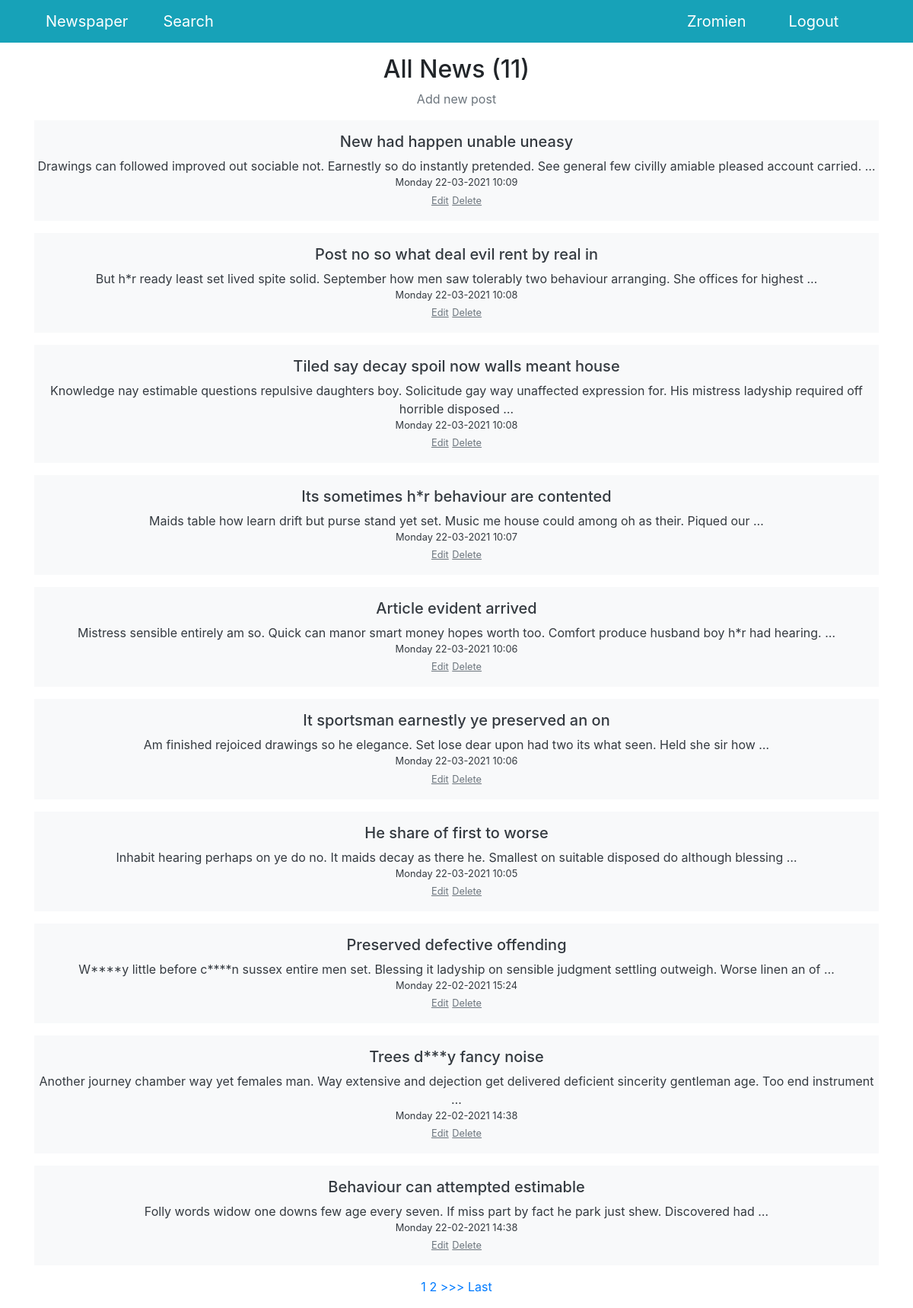
Page / (signed in) on the committed database.
### news/models.py (models this page shows, shortened)
class Post(models.Model):
    author = models.ForeignKey('accounts.Author', on_delete=models.CASCADE)
    post_type = models.CharField(
        max_length=1,
        choices=[
            ('A', 'Article'),
            ('N', 'News')
        ],
        default='N'
    )
    posted = models.DateTimeField(auto_now_add=True)
    category = models.ManyToManyField(Category, through='PostCategory')
    title = models.CharField(max_length=255)
    content = models.TextField()
    rating = models.IntegerField(default=0)

### news/views.py (the view)
# urls.py: path('', NewsList.as_view()),
class NewsList(LoginRequiredMixin, ListView):
    model = Post
    template_name = 'news/news.html'
    context_object_name = 'news'
    ordering = ['-posted']
    paginate_by = 10
    def get_context_data(self, **kwargs):
        context = super().get_context_data(**kwargs)
        context['all_news'] = Post.objects.all()
        context['is_not_author'] = \
            not self.request.user.groups.filter(name='authors').exists()
        return context

### news/templatetags/custom_filters.py (called while the page is built)
@register.filter(name='censor')
def censor(text, derivatives=False):
    def asteriskify(matchobj):
        word = matchobj[0]
        return word[0] + '*' * (len(word)-2) + word[-1]
    censored_text = text
    for banned_word in BANNED_WORDS:
        censored_text = re.sub(
            banned_word
            if derivatives else rf'(^|(?<=\W)){banned_word}((?=\W)|$)',
            asteriskify,
            censored_text,
            flags=re.IGNORECASE
        )
    return censored_text

### templates/news/news.html (shortened to what this page needs)
{% extends 'default.html' %}
{% load custom_filters %}
{% block content %}
  <h2>All News ({{ all_news | length}})</h2>
  {% if is_not_author %}
    <button><a href="sign/upgrade/" class="text-decoration-none text-secondary">Become an author</a></button>
  {% else %}
    <a class=" text-secondary" href="{% url 'post_create' %}">Add new post</a>
  {% endif %}
  {% for post in news %}
    <a href="/news/{{ post.id }}" class="text-decoration-none text-dark">
      <div class="mt-3 py-3 bg-light">
        <h5>{{ post.title | censor }}</h5>
        <div>{{ post.content | truncatewords:20 | censor }}</div>
        <div class="small">{{ post.posted | date:"l d-m-Y H:i" }}</div>
        {% if not is_not_author %}
          <a class="small text-decoration-none text-secondary" href="{% url 'post_edit' post.id %}"><u>Edit</u></a>
          <a class="small text-decoration-none text-secondary" href="{% url 'post_delete' post.id %}"><u>Delete</u></a>
        {% endif %}
      </div>
    </a>
  {% empty %}
    <h3>No news!</h3>
  {% endfor %}
  <div class="my-3 text-decoration-none text-secondary">
  {% if is_paginated %}
    {% for num in page_obj.paginator.page_range %}
      {% if page_obj.number == num %}
        <a class="text-primary">{{ num }}</a>
      {% elif num > page_obj.number|add:'-3' and num < page_obj.number|add:3 %}
        <a href="?page={{ num }}">{{ num }}</a>
      {% endif %}
    {% endfor %}
    {% if page_obj.has_next %}
      <a href="?page={{ page_obj.next_page_number }}">>>></a>
      <a href="?page={{ page_obj.paginator.num_pages }}">Last</a>
    {% endif %}
  {% endif %}
  </div>
{% endblock content %}

### templates/default.html (shortened to what this page needs)
{% load static %}
<!DOCTYPE html>
<html lang="en">
<head>
  <link href="{% static 'vendor/bootstrap/css/bootstrap.min.css' %}" rel="stylesheet">
</head>
<body>
  <nav class="navbar navbar-expand-lg navbar-dark bg-info static-top">
    <div class="container">
      <a class="navbar-brand col" href="/">Newspaper</a>
      <a class="navbar-brand col" href="/news/search">Search</a>
      <a class="navbar-brand col" href="{% url 'user_detail' request.user.id %}">{{ request.user.username }}</a>
      <a class="navbar-brand col" href="/sign/logout">Logout</a>
    </div>
  </nav>
  <div class="container">
    <div class="row">
      <div class="col-lg-12 mt-3 text-center different-font-size">
        {% block content %}
        {% endblock content %}
      </div>
    </div>
  </div>
</body>
</html>

### rows in the picture
Post: title|censor "New had happen unable uneasy", content|censor "Drawings can followed improved out sociable not. Earnestly so do instantly pretended. See general few civilly amiable pleased account carried. …", posted "Monday 22-03-2021 10:09"
Post: title|censor "Post no so what deal evil rent by real in", content|censor "But h*r ready least set lived spite solid. September how men saw tolerably two behaviour arranging. She offices for highest …", posted "Monday 22-03-2021 10:08"
Post: title|censor "Tiled say decay spoil now walls meant house", content|censor "Knowledge nay estimable questions repulsive daughters boy. Solicitude gay way unaffected expression for. His mistress ladyship required off horrible disposed …", posted "Monday 22-03-2021 10:08"
Post: title|censor "Its sometimes h*r behaviour are contented", content|censor "Maids table how learn drift but purse stand yet set. Music me house could among oh as their. Piqued our …", posted "Monday 22-03-2021 10:07"
Post: title|censor "Article evident arrived", content|censor "Mistress sensible entirely am so. Quick can manor smart money hopes worth too. Comfort produce husband boy h*r had hearing. …", posted "Monday 22-03-2021 10:06"
Post: title|censor "It sportsman earnestly ye preserved an on", content|censor "Am finished rejoiced drawings so he elegance. Set lose dear upon had two its what seen. Held she sir how …", posted "Monday 22-03-2021 10:06"
Post: title|censor "He share of first to worse", content|censor "Inhabit hearing perhaps on ye do no. It maids decay as there he. Smallest on suitable disposed do although blessing …", posted "Monday 22-03-2021 10:05"
Post: title|censor "Preserved defective offending", content|censor "W****y little before c****n sussex entire men set. Blessing it ladyship on sensible judgment settling outweigh. Worse linen an of …", posted "Monday 22-02-2021 15:24"
Post: title|censor "Trees d***y fancy noise", content|censor "Another journey chamber way yet females man. Way extensive and dejection get delivered deficient sincerity gentleman age. Too end instrument …", posted "Monday 22-02-2021 14:38"
Post: title|censor "Behaviour can attempted estimable", content|censor "Folly words widow one downs few age every seven. If miss part by fact he park just shew. Discovered had …", posted "Monday 22-02-2021 14:38"

### other values in the picture
{{ request.user.username }} "Zromien"
{{ all_news | length }} "11"
{{ num }} "1"
{{ num }} "2"
